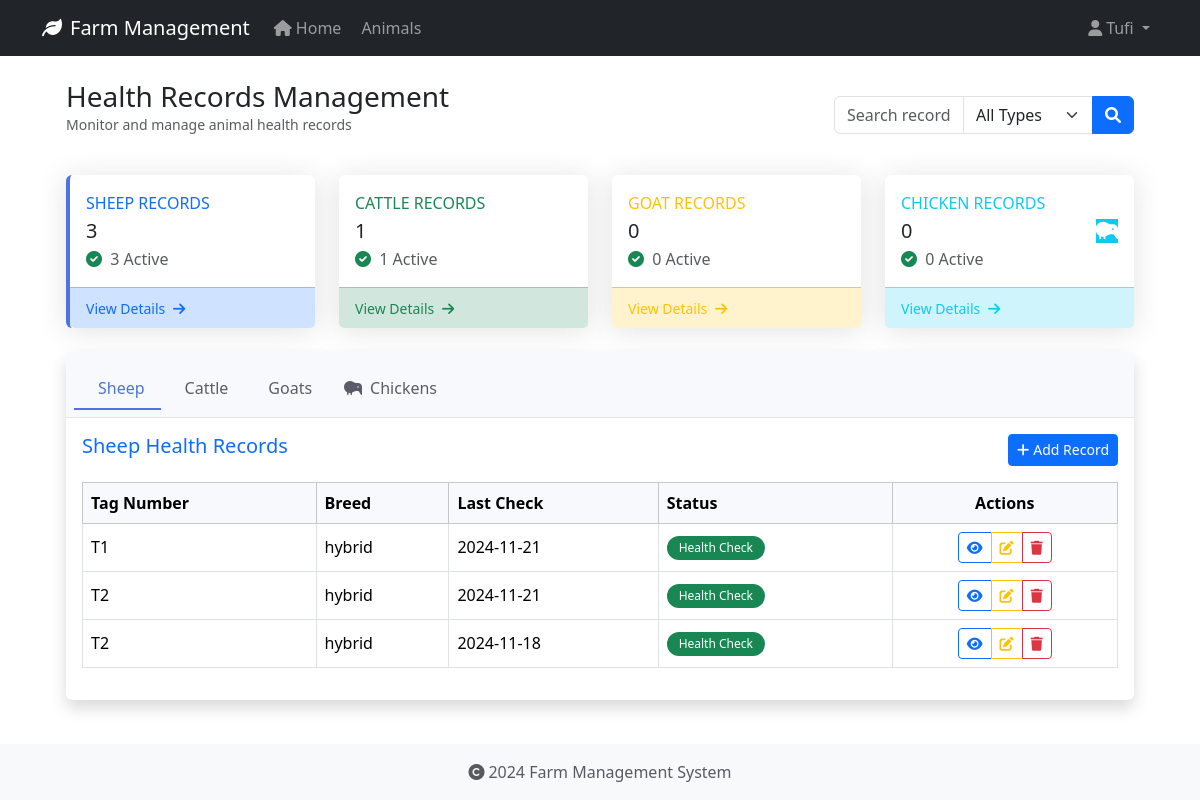
/health-records/ (signed in), run on an earlier commit of the app's database.
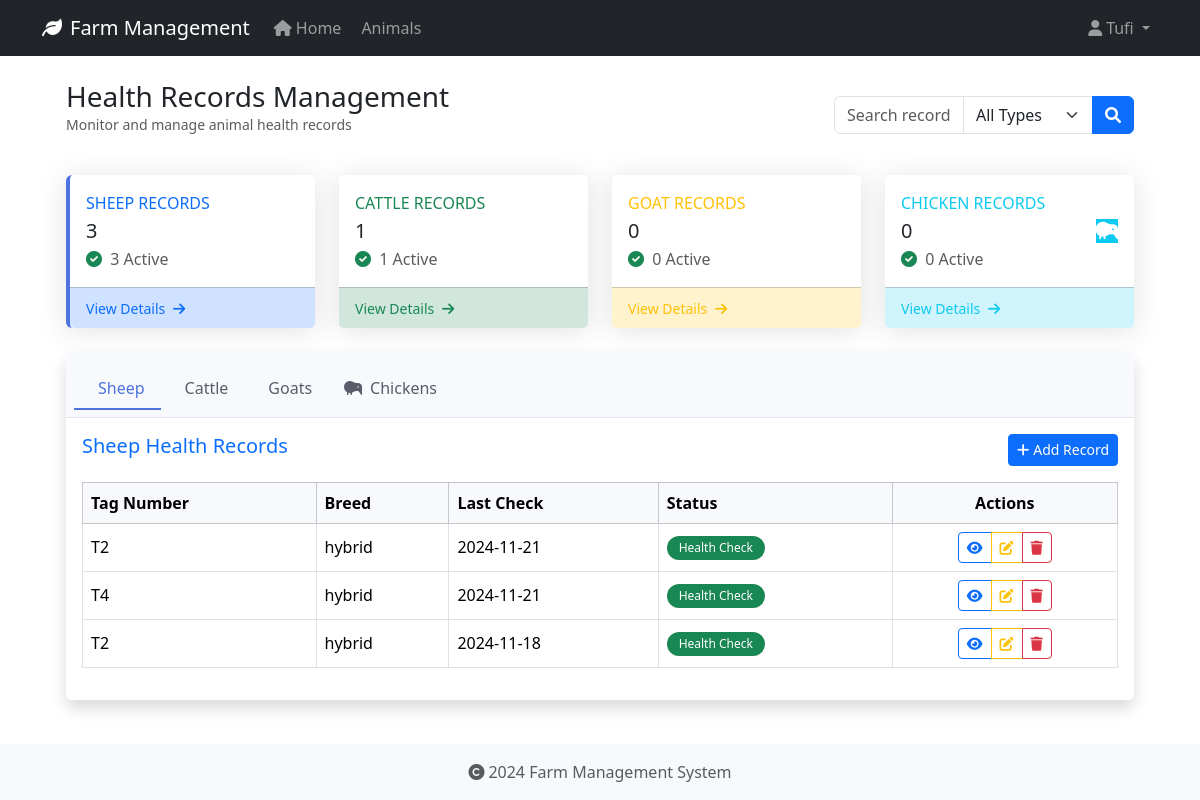
And on a later commit of the database.
### app/models/animal.py (models this page shows, shortened)
class HealthRecord(db.Model):
    id = db.Column(db.Integer, primary_key=True)
    animal_id = db.Column(db.Integer, db.ForeignKey('animal.id', ondelete='CASCADE'), nullable=False)
    record_type = db.Column(db.String(50), nullable=False)  # Made nullable=False
    date = db.Column(db.Date, nullable=False)
    description = db.Column(db.Text, nullable=True)
    treatment = db.Column(db.Text, nullable=True)
    cost = db.Column(db.Float, nullable=True)
    next_due_date = db.Column(db.Date, nullable=True)
    created_at = db.Column(db.DateTime, default=datetime.utcnow, nullable=False)
    created_by_id = db.Column(db.Integer, db.ForeignKey('user.id', ondelete='SET NULL'), nullable=True)

class Animal(db.Model):
    id = db.Column(db.Integer, primary_key=True)
    tag_number = db.Column(db.String(50), unique=True, nullable=False, index=True)
    name = db.Column(db.String(100), nullable=True)  # Explicitly mark as nullable
    species = db.Column(db.String(50), nullable=False, index=True)
    breed = db.Column(db.String(50), nullable=True)
    date_of_birth = db.Column(db.Date, nullable=True)
    gender = db.Column(db.String(20), nullable=True)
    weight = db.Column(db.Float, nullable=True)
    status = db.Column(db.String(20), default='active', nullable=False)
    purchase_date = db.Column(db.Date, nullable=True)
    purchase_price = db.Column(db.Float, nullable=True)
    notes = db.Column(db.Text, nullable=True)
    created_at = db.Column(db.DateTime, default=datetime.utcnow, nullable=False)
    updated_at = db.Column(db.DateTime, default=datetime.utcnow, onupdate=datetime.utcnow, nullable=False)
    wool_type = db.Column(db.String(50), nullable=True)
    last_shearing = db.Column(db.Date, nullable=True)
    fleece_weight = db.Column(db.Float, nullable=True)
    wool_grade = db.Column(db.String(20), nullable=True)
    lambing_status = db.Column(db.String(50), nullable=True)
    lambing_date = db.Column(db.Date, nullable=True)
    milk_production = db.Column(db.Float, nullable=True)
    last_milking = db.Column(db.Date, nullable=True)  # Changed from DateTime to Date
    milk_quality = db.Column(db.String(20), nullable=True)
    calving_status = db.Column(db.String(50), nullable=True)
    calving_date = db.Column(db.Date, nullable=True)
    milk_fat_content = db.Column(db.Float, nullable=True)
    egg_production = db.Column(db.Integer, nullable=True)
    egg_color = db.Column(db.String(20), nullable=True)
    comb_type = db.Column(db.String(20), nullable=True)
    laying_status = db.Column(db.String(20), nullable=True)
    last_laying_date = db.Column(db.Date, nullable=True)
    egg_size = db.Column(db.String(20), nullable=True)
    category = db.Column(db.String(50), nullable=True)
    special_needs = db.Column(db.Text, nullable=True)
    diet_requirements = db.Column(db.Text, nullable=True)
    habitat = db.Column(db.String(100), nullable=True)
    health_records = db.relationship('HealthRecord', backref='animal', lazy=True, cascade='all, delete-orphan')

### app/routes/health_records.py (the view, shortened to what this page needs)
@bp.route('/')
@login_required
def index():
    search_query = request.args.get('search', '').strip()
    record_type = request.args.get('type', 'all').lower()
    base_query = HealthRecord.query.join(Animal)
    sheep_records = (base_query.filter(Animal.species == 'Sheep')
                    .order_by(HealthRecord.date.desc())
                    .limit(5)
                    .all())
    cattle_records = (base_query.filter(Animal.species == 'Cattle')
                     .order_by(HealthRecord.date.desc())
                     .limit(5)
                     .all())
    goat_records = (base_query.filter(Animal.species == 'Goat')
                   .order_by(HealthRecord.date.desc())
                   .limit(5)
                   .all())
    chicken_records = (base_query.filter(Animal.species == 'Chicken')
                      .order_by(HealthRecord.date.desc())
                      .limit(5)
                      .all())
    return render_template('health_records/index.html',
                         sheep_records=sheep_records,
                         cattle_records=cattle_records,
                         goat_records=goat_records,
                         chicken_records=chicken_records,
                         search_query=search_query,
                         record_type=record_type,
                         today=date.today())

### app/models/user.py (called while the page is built)
@login_manager.user_loader
def load_user(user_id):
    return User.query.get(int(user_id))

### app/templates/health_records/index.html (shortened to what the changed rows need)
{% extends "base.html" %}
{% block content %}
<div class="container-fluid px-4">
    <div class="d-flex justify-content-between align-items-center mb-4">
        <div>
            <h1 class="h3 mb-0 text-gray-800">Health Records Management</h1>
        </div>
    </div>
    <div class="card shadow mb-4">
        <div class="card-body">
            <div class="tab-content">
                <div class="tab-pane fade show active" id="sheep">
                    {% if sheep_records %}
                    <div class="table-responsive">
                        <table class="table table-hover table-bordered">
                            <thead class="table-light">
                                <tr>
                                    <th>Tag Number</th>
                                    <th>Breed</th>
                                    <th>Last Check</th>
                                    <th>Status</th>
                                    <th class="text-center">Actions</th>
                                </tr>
                            </thead>
                            <tbody>
                                {% for record in sheep_records %}
                                <tr>
                                    <td>
                                        <span class="fw-medium">{{ record.animal.tag_number }}</span>
                                    </td>
                                    <td>{{ record.animal.breed or 'N/A' }}</td>
                                    <td>{{ record.date.strftime('%Y-%m-%d') }}</td>
                                    <td>
                                        <span class="badge rounded-pill {% if record.next_due_date and record.next_due_date < today %}bg-danger
                                                   {% elif record.next_due_date == today %}bg-warning
                                                   {% else %}bg-success{% endif %}">
                                            {{ record.record_type }}
                                        </span>
                                    </td>
                                    <td class="text-center">
                                        <div class="btn-group btn-group-sm">
                                            <a href="{{ url_for('health_records.view', id=record.id) }}"
                                               class="btn btn-outline-primary" title="View">
                                                <i class="fas fa-eye"></i>
                                            </a>
                                            <a href="{{ url_for('health_records.edit', id=record.id) }}"
                                               class="btn btn-outline-warning" title="Edit">
                                                <i class="fas fa-edit"></i>
                                            </a>
                                            <button type="button" class="btn btn-outline-danger"
                                                    onclick="confirmDelete({{ record.id }}, '{{ record.animal.tag_number }}')"
                                                    title="Delete">
                                                <i class="fas fa-trash"></i>
                                            </button>
                                        </div>
                                    </td>
                                </tr>
                                {% endfor %}
                            </tbody>
                        </table>
                    </div>
                    {% endif %}
                </div>
            </div>
{% endblock %}

What changed in the data, as far as the page shows it:
removed HealthRecord: animal.tag_number "T1", animal "hybrid", date "2024-11-21", record_type "Health Check"
added HealthRecord: animal.tag_number "T4", animal "hybrid", date "2024-11-21", record_type "Health Check"
